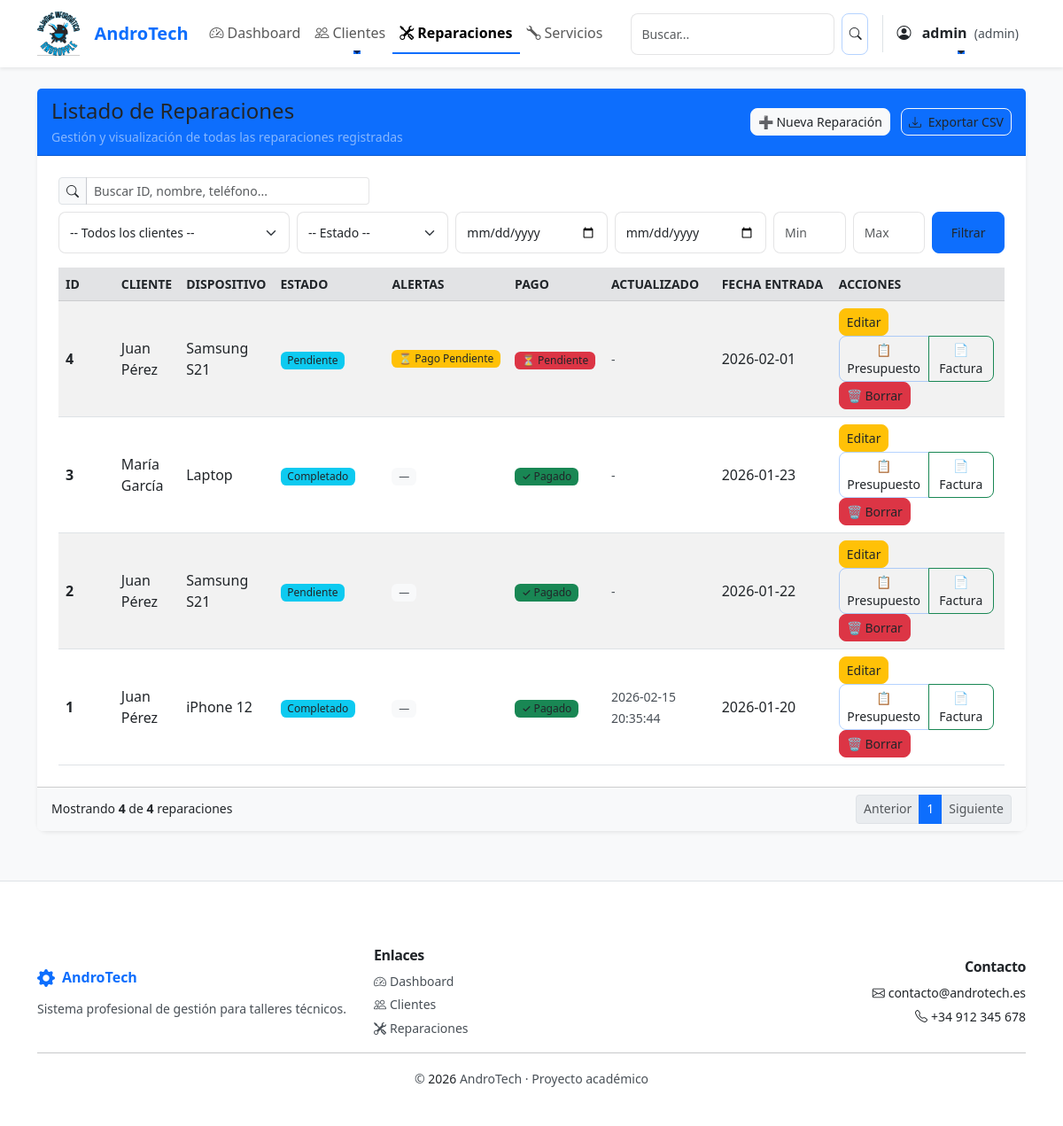
The page /reparaciones (signed in) on the database its author committed.
### tables this page shows
CREATE TABLE reparaciones (
    id INTEGER PRIMARY KEY AUTOINCREMENT,
    cliente_id INTEGER,
    dispositivo TEXT NOT NULL,
    descripcion TEXT,
    estado TEXT DEFAULT 'Pendiente',
    fecha_entrada TEXT,
    fecha_salida TEXT,
    precio REAL,
    tipo_documento TEXT DEFAULT 'presupuesto',
    estado_pago TEXT DEFAULT 'Pendiente',
    fecha_pago TEXT,
    metodo_pago TEXT,
    FOREIGN KEY (cliente_id) REFERENCES clientes(id)
);

CREATE TABLE clientes (
    id INTEGER PRIMARY KEY AUTOINCREMENT,
    nombre TEXT NOT NULL,
    telefono TEXT,
    email TEXT,
    direccion TEXT
);

CREATE TABLE reparaciones_historial (
                id INTEGER PRIMARY KEY AUTOINCREMENT,
                reparacion_id INTEGER NOT NULL,
                estado_anterior TEXT,
                estado_nuevo TEXT NOT NULL,
                fecha_cambio TEXT NOT NULL,
                usuario TEXT,
                FOREIGN KEY (reparacion_id) REFERENCES reparaciones(id)
            );

### app.py (the view, shortened to what this page needs)
@app.route("/reparaciones")
@login_required
def reparaciones():
    import urllib.parse
    conn = get_db()
    cliente_id = request.args.get('cliente_id', '').strip()
    estado = request.args.get('estado', '').strip()
    desde = request.args.get('desde', '').strip()
    hasta = request.args.get('hasta', '').strip()
    precio_min = request.args.get('precio_min', '').strip()
    precio_max = request.args.get('precio_max', '').strip()
    q = request.args.get('q', '').strip()
    try:
        page = int(request.args.get('page', 1))
        if page < 1:
            page = 1
    except ValueError:
        page = 1
    per_page = 10
    offset = (page - 1) * per_page
    sql_base = "FROM reparaciones LEFT JOIN clientes ON clientes.id = reparaciones.cliente_id"
    where_clauses = []
    params = []
    if cliente_id:
        where_clauses.append("reparaciones.cliente_id = ?")
        params.append(cliente_id)
    if estado:
        where_clauses.append("reparaciones.estado = ?")
        params.append(estado)
    if desde:
        where_clauses.append("reparaciones.fecha_entrada >= ?")
        params.append(desde)
    if hasta:
        where_clauses.append("reparaciones.fecha_entrada <= ?")
        params.append(hasta)
    if precio_min:
        try:
            params.append(float(precio_min))
            where_clauses.append("reparaciones.precio >= ?")
        except ValueError:
            pass
    if precio_max:
        try:
            params.append(float(precio_max))
            where_clauses.append("reparaciones.precio <= ?")
        except ValueError:
            pass
    where_sql = (" WHERE " + " AND ".join(where_clauses)) if where_clauses else ""
    total_sql = "SELECT COUNT(*) " + sql_base + where_sql
    total = conn.execute(total_sql, tuple(params)).fetchone()[0]
    select_sql = "SELECT reparaciones.*, clientes.nombre AS cliente " + sql_base + where_sql + " ORDER BY fecha_entrada DESC LIMIT ? OFFSET ?"
    final_params = params + [per_page, offset]
    datos = conn.execute(select_sql, tuple(final_params)).fetchall()
    datos_enriquecidos = []
    for r in datos:
        r_dict = dict(r)
        ultima_actualizacion = conn.execute(
            "SELECT fecha_cambio FROM reparaciones_historial WHERE reparacion_id = ? ORDER BY fecha_cambio DESC LIMIT 1",
            (r_dict['id'],)
        ).fetchone()
        r_dict['ultima_actualizacion'] = ultima_actualizacion['fecha_cambio'] if ultima_actualizacion else None
        r_dict['alertas_info'] = calcular_alertas_reparacion(r_dict, r_dict['ultima_actualizacion'])
        datos_enriquecidos.append(r_dict)
    clientes = conn.execute("SELECT id, nombre FROM clientes ORDER BY nombre").fetchall()
    conn.close()
    filters = {}
    if cliente_id:
        filters['cliente_id'] = cliente_id
    if estado:
        filters['estado'] = estado
    if desde:
        filters['desde'] = desde
    if hasta:
        filters['hasta'] = hasta
    if precio_min:
        filters['precio_min'] = precio_min
    if precio_max:
        filters['precio_max'] = precio_max
    if q:
        filters['q'] = q
    filters_query = urllib.parse.urlencode(filters)
    total_pages = max(1, (total + per_page - 1) // per_page)
    mostrar_precios = session.get('rol') in ['admin', 'tecnico']
    return render_template("reparaciones.html", reparaciones=datos_enriquecidos, clientes=clientes, filters=filters, filters_query=filters_query, page=page, total_pages=total_pages, per_page=per_page, total=total, mostrar_precios=mostrar_precios, user_role=session.get('rol'))

### templates/reparaciones.html (shortened to what this page needs)
{% extends "base.html" %}
{% block content %}
<div class="row justify-content-center py-4">
    <div class="col-12">
        <div class="card shadow-sm border-0">
            <div class="card-header bg-primary text-white d-flex align-items-center justify-content-between">
                <div>
                    <h4 class="mb-0">Listado de Reparaciones</h4>
                    <small class="text-white-50">Gestión y visualización de todas las reparaciones registradas</small>
                </div>
                <div class="text-end">
                    <a href="/reparaciones/nueva" class="btn btn-light btn-sm text-primary">➕ Nueva Reparación</a>
                    <a href="{{ url_for('export_reparaciones', **request.args) }}" class="btn btn-outline-light btn-sm ms-2">
                        <i class="bi bi-download me-1"></i> Exportar CSV
                    </a>
                </div>
            </div>
            <div class="card-body">
                <form method="get" class="row g-2 mb-2">
                    <div class="col-md-4">
                        <div class="input-group input-group-sm">
                            <span class="input-group-text"><i class="bi bi-search"></i></span>
                            <input type="search" name="q" class="form-control" placeholder="Buscar ID, nombre, teléfono..." value="{{ filters.q if filters.q is defined else '' }}">
                        </div>
                    </div>
                </form>
                <form method="get" class="row g-2 mb-3">
                    <div class="col-sm-3">
                        <select name="cliente_id" class="form-select form-select-sm">
                            <option value="">-- Todos los clientes --</option>
                        </select>
                    </div>
                    <div class="col-sm-2">
                        <select name="estado" class="form-select form-select-sm">
                            <option value="">-- Estado --</option>
                        </select>
                    </div>
                    <div class="col-sm-2">
                        <input type="date" name="desde" class="form-control form-control-sm" placeholder="Desde" value="{{ filters.desde if filters.desde is defined else '' }}">
                    </div>
                    <div class="col-sm-2">
                        <input type="date" name="hasta" class="form-control form-control-sm" placeholder="Hasta" value="{{ filters.hasta if filters.hasta is defined else '' }}">
                    </div>
                    <div class="col-sm-1">
                        <input type="number" step="0.01" name="precio_min" class="form-control form-control-sm" placeholder="Min" value="{{ filters.precio_min if filters.precio_min is defined else '' }}">
                    </div>
                    <div class="col-sm-1">
                        <input type="number" step="0.01" name="precio_max" class="form-control form-control-sm" placeholder="Max" value="{{ filters.precio_max if filters.precio_max is defined else '' }}">
                    </div>
                    <div class="col-sm-1 d-grid">
                        <button class="btn btn-primary btn-sm" type="submit">Filtrar</button>
                    </div>
                </form>
                <div class="table-responsive">
                    <table class="table table-striped table-hover align-middle mb-0">
                        <thead class="table-secondary text-secondary small text-uppercase">
                        <tr>
                            <th scope="col" style="width:80px;">ID</th>
                            <th scope="col">Cliente</th>
                            <th scope="col">Dispositivo</th>
                            <th scope="col" style="width:140px;">Estado</th>
                            <th scope="col" style="width:110px;">Alertas</th>
                            <th scope="col" style="width:110px;">Pago</th>
                            <th scope="col" style="width:130px;">Actualizado</th>
                            <th scope="col" style="width:160px;">Fecha entrada</th>
                            <th scope="col" style="width:200px;">Acciones</th>
                        </tr>
                        </thead>
                        <tbody>
                        {% for r in reparaciones %}
                        <tr>
                            <td class="fw-semibold">{{ r.id }}</td>
                            <td>{{ r.cliente }}</td>
                            <td>{{ r.dispositivo }}</td>
                            <td>
                                <span class="badge bg-info text-dark">{{ r.estado }}</span>
                            </td>
                            <td>
                                {% if r.alertas_info.tiene_alertas %}
                                    <div class="d-flex gap-1 flex-wrap">
                                        {% for alerta in r.alertas_info.alertas %}
                                        <span class="badge bg-{{ alerta.color }} small" title="{{ alerta.mensaje }}">
                                            {{ alerta.icono }} {{ alerta.tipo|replace('_', ' ')|title }}
                                        </span>
                                        {% endfor %}
                                    </div>
                                {% else %}
                                    <span class="badge bg-light text-muted small">—</span>
                                {% endif %}
                            </td>
                            <td>
                                {% if r.estado_pago == 'Pagado' %}
                                    <span class="badge bg-success">✓ Pagado</span>
                                {% else %}
                                    <span class="badge bg-danger">⏳ Pendiente</span>
                                {% endif %}
                            </td>
                            <td>
                                {% if r.ultima_actualizacion %}
                                    <small class="text-muted">{{ r.ultima_actualizacion|strftime('%d/%m/%Y') }}</small>
                                {% else %}
                                    <small class="text-muted">-</small>
                                {% endif %}
                            </td>
                            <td>{{ r.fecha_entrada }}</td>
                            <td>
                                <a href="/reparaciones/editar/{{ r.id }}" class="btn btn-warning btn-sm me-1">Editar</a>
                                <div class="btn-group btn-group-sm me-1" role="group">
                                    <a href="/reparaciones/pdf/{{ r.id }}?tipo=presupuesto" class="btn btn-outline-primary" target="_blank" title="Descargar presupuesto">📋 Presupuesto</a>
                                    <a href="/reparaciones/pdf/{{ r.id }}?tipo=factura" class="btn btn-outline-success" target="_blank" title="Descargar factura">📄 Factura</a>
                                </div>
                                {% if user_role == 'admin' %}
                                <button type="button" class="btn btn-danger btn-sm" data-bs-toggle="modal" data-bs-target="#confirmBorrarModal"
                                        onclick="setConfirmData('/reparaciones/borrar/{{ r.id }}', 'Borrar Reparación', '¿Estás seguro de que deseas borrar esta reparación (#{{ r.id }})? Esta acción no se puede deshacer.')">
                                    🗑️ Borrar
                                </button>
                                {% endif %}
                            </td>
                        </tr>
                        {% endfor %}
                        </tbody>
                    </table>
                </div>
            </div>
            <div class="card-footer bg-light small text-muted">
                <div class="d-flex justify-content-between align-items-center">
                    <div>Mostrando <strong>{{ reparaciones|length }}</strong> de <strong>{{ total }}</strong> reparaciones</div>
                    <div>
                        <nav aria-label="Paginacion">
                            <ul class="pagination pagination-sm mb-0">
                                <li class="page-item {% if page <= 1 %}disabled{% endif %}">
                                    <a class="page-link" href="?page={{ page-1 }}{% if filters_query %}&{{ filters_query }}{% endif %}">Anterior</a>
                                </li>
                                {% for p in range(1, total_pages+1) %}
                                <li class="page-item {% if p == page %}active{% endif %}"><a class="page-link" href="?page={{ p }}{% if filters_query %}&{{ filters_query }}{% endif %}">{{ p }}</a></li>
                                {% endfor %}
                                <li class="page-item {% if page >= total_pages %}disabled{% endif %}">
                                    <a class="page-link" href="?page={{ page+1 }}{% if filters_query %}&{{ filters_query }}{% endif %}">Siguiente</a>
                                </li>
                            </ul>
                        </nav>
                    </div>
                </div>
            </div>
        </div>
    </div>
</div>
{% endblock %}

### rows shown on the page
reparaciones: id "4", cliente "Juan Pérez", dispositivo "Samsung S21", estado "Pendiente", icono "⏳", tipo "Pago Pendiente", estado_pago "⏳ Pendiente", fecha_entrada "2026-02-01"
reparaciones: id "3", cliente "María García", dispositivo "Laptop", estado "Completado", estado_pago "✓ Pagado", fecha_entrada "2026-01-23"
reparaciones: id "2", cliente "Juan Pérez", dispositivo "Samsung S21", estado "Pendiente", estado_pago "✓ Pagado", fecha_entrada "2026-01-22"
clientes: cliente "Juan Pérez"
reparaciones: dispositivo "iPhone 12", estado "Completado", fecha_entrada "2026-01-20"
reparaciones_historial: ultima_actualizacion|strftime "2026-02-15 20:35:44"

### other values the page prints
{{ session.usuario }} "admin"
{{ session.rol }} "admin"
{{ r.id }} "1"
{{ reparaciones|length }} "4"
{{ total }} "4"
{{ p }} "1"
